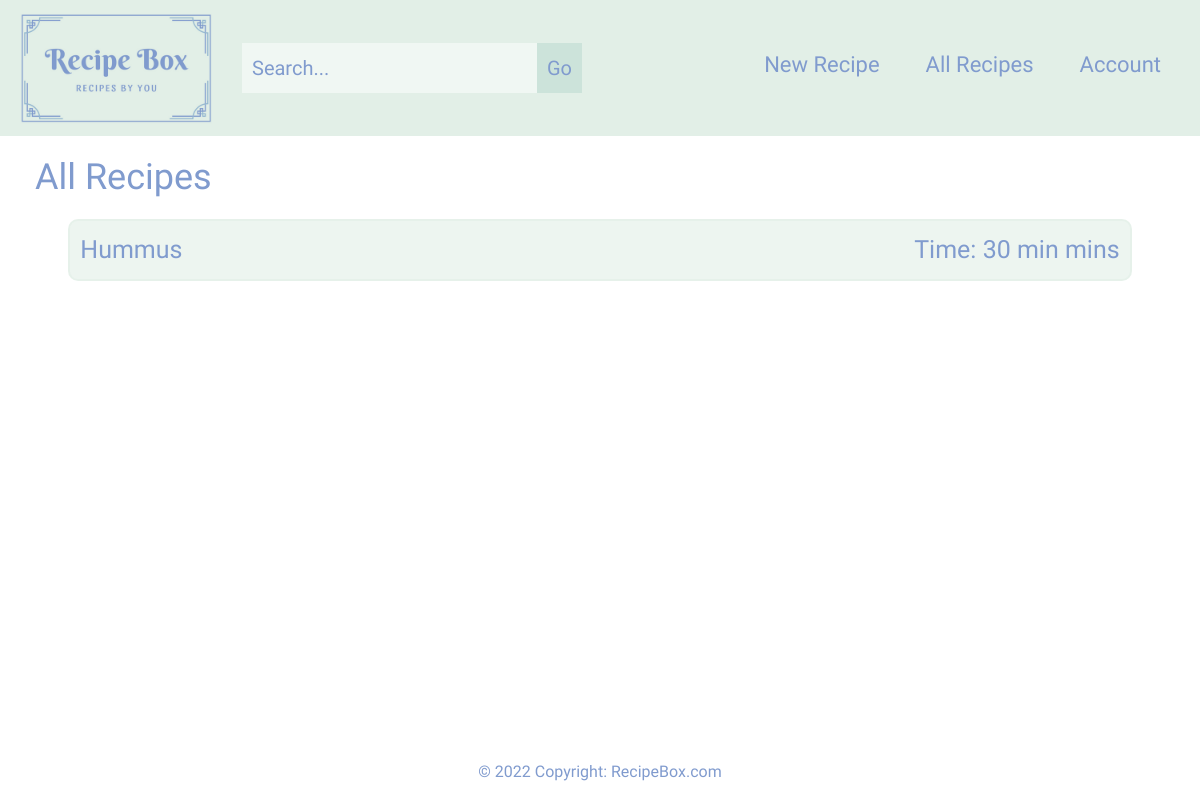
The page /all_recipes/ (signed in) on the database as committed earlier.
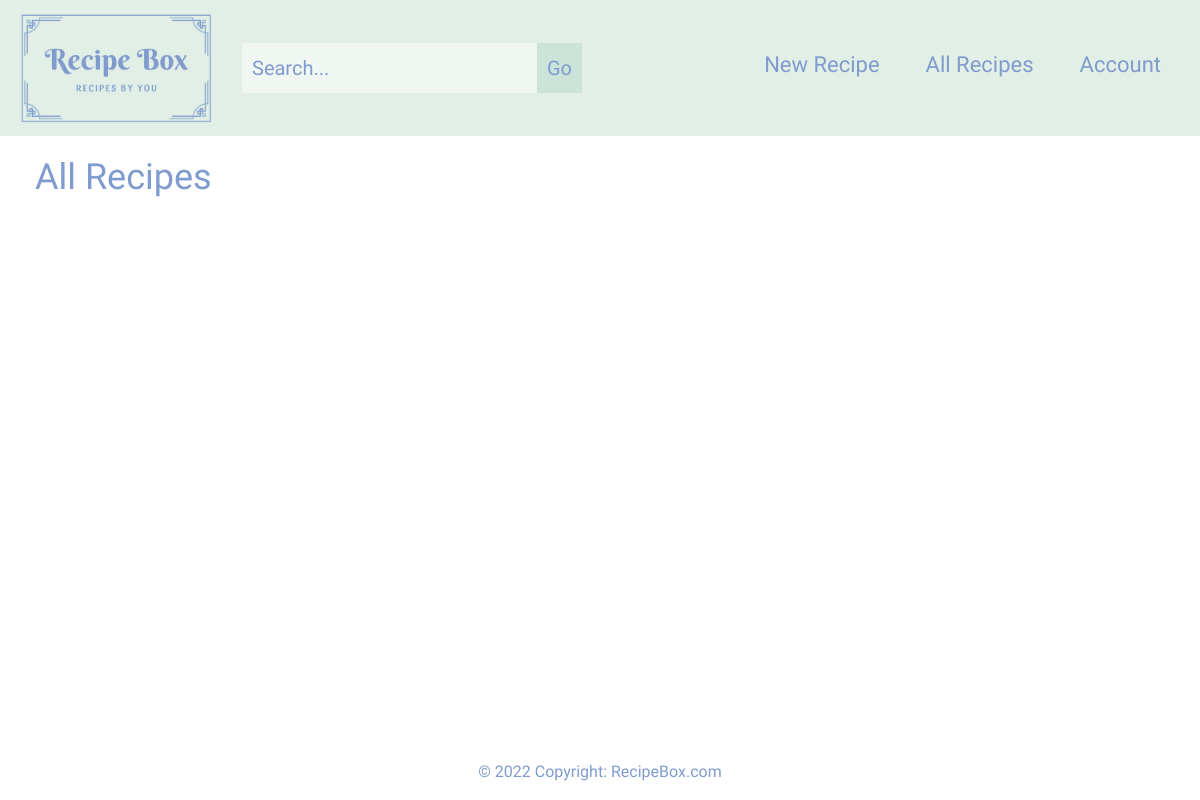
The same page on the database as committed later.
### base/models.py (models this page shows, shortened)
class Recipe(models.Model):
    user = models.ForeignKey(settings.AUTH_USER_MODEL, on_delete=models.CASCADE)
    name = models.CharField(max_length = 150)
    slug = models.SlugField(unique=True, blank=True, null=True)
    time_to_make = models.CharField(max_length = 25, default=0)
    timestamp = models.DateTimeField(auto_now_add=True)
    updated = models.DateTimeField(auto_now=True)
    section = models.ForeignKey(Section, related_name='recipes', on_delete=models.PROTECT, null=True, blank=True)
    pinned = models.BooleanField(default=False)
    class Meta:
        verbose_name = ('Recipe')
        verbose_name_plural = ('Recipes')
    def get_absolute_url(self):
        return reverse("individual_recipe", kwargs={"title": self.slug})

### base/views.py (the view)
# urls.py: path("all_recipes/", views.all_recipes, name="all_recipes"),
@login_required
def all_recipes(request):
    recipe_qs = Recipe.objects.filter(user=request.user)
    context = {
        "recipe_list": recipe_qs,
    }
    return render(request, "all_recipes.html", context)

### templates/all_recipes.html (shortened to what this page needs)
{% extends "base.html" %}
{% block page_content %}
<section id="all-recipes">
    <h2>All Recipes</h2>
    <div class="row all-recipes-row">
        {% for x in recipe_list %}
        <div class="col-sm-11 all-sections">
            <p class="all-recipes-text"><a class="col-link" href="{{ x.get_absolute_url }}">{{ x.name }}</a></p>
            <p class="all-recipes-text">Time: {{ x.time_to_make }} mins</p>
        </div>
        {% endfor %}
    </div>
</section>
{% endblock %}

Rows that differ between the two databases and show on the page:
removed Recipe: name "Hummus", time_to_make "30 min"
